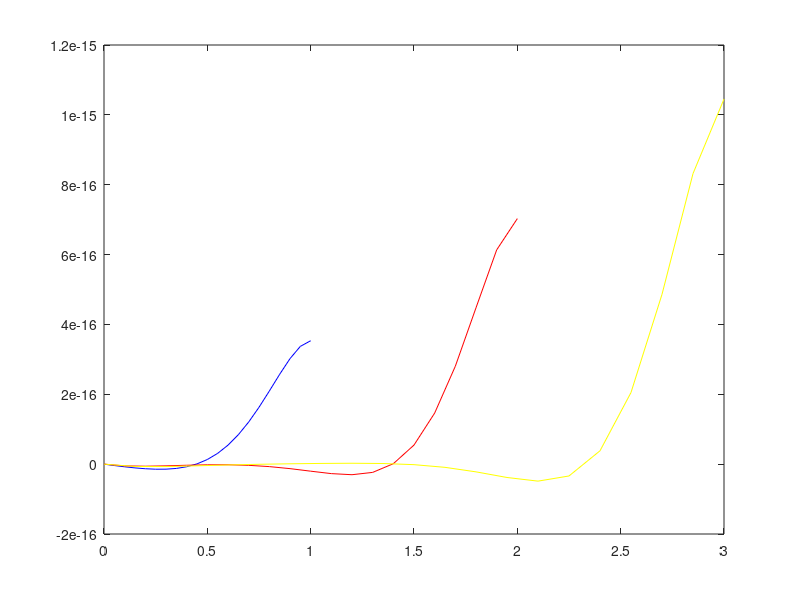

The MATLAB script that drew this image:
clear;
clc;
% given data
P=4905;
L1=1.5;
b=150e-3;
h=75e-3;
t=3.18e-3;
E=196.2e9;
V=0.27;
E1=E/(1-V^2);
G=76.9e9;
Ne=20 ; 
Le1=L1/Ne;
%Element stiffness matrix
a1=(t*b^2*h)/2 + (t*b*h^2)/2;
a2=(b*t^3)/6 + (h*t^3)/6;
a3=(b^2*h*t)/2 - (b*h^2*t)/2;
a4=0;
a5=0;
a6=(t*b^2*h)/2 + (t*b*h^2)/2;
a7=(t*b^3*h^2)/24 + (t*b^2*h^3)/24;
a8=(2*b^2*h^2*t)/(b + h);
a9=(b^2*h*t)/2 - (b*h^2*t)/2;
a10=0;
a11=(2*b^2*h^3*t)/(b + h)^2 + (2*b^3*h^2*t)/(b + h)^2;
a12=(2*b*t^3*(b^2 + 5*h^2))/(15*(b + h)^2) + (2*h*t^3*(5*b^2 + h^2))/(15*(b + h)^2);
a13=(8*b*t^3)/(b + h)^2 + (8*h*t^3)/(b + h)^2;
ke=zeros(6);
ke(1,1)=G/Le1*(a1+a2);
ke(1,2)=-G*a3/2;
ke(1,3)=G/Le1*(a4-a5);
ke(1,4)=-G/Le1*(a1+a2);
ke(1,5)=-G*a3/2;
ke(1,6)=G/Le1*(a5-a4);
ke(2,2)=Le1*G*a6/3+E1*a7/Le1;
ke(2,3)=-G*a8/2;
ke(2,4)=G*a9-G*a9/2;
ke(2,5)=G*Le1*a6/6-E1*a7/Le1;
ke(2,6)=G*a8/2;
ke(3,3)=G/Le1*a11+G/Le1*a12+E1*Le1*a13/3;
ke(3,4)=G/Le1*(a5-a4);
ke(3,5)=-G*a8/2;
ke(3,6)=-G/Le1*a11-G/Le1*a12+E1*Le1*a13/6;
ke(4,4)=G/Le1*(a1+a2);
ke(4,5)=G*a3/2;
ke(4,6)=G/Le1*(a4-a5);
ke(5,5)=E1/Le1*a7+Le1*G*a6/3;
ke(5,6)=G*a8/2;
ke(6,6)=G/Le1*a11+G/Le1*a12+E1*Le1*a13/3;
for i=2:6
    for j=1:i-1
        ke(i,j)=ke(j,i);
    end
end
%Global stiffness matrix
Kg=zeros(3*(Ne+1),3*(Ne+1));
 s=0;
for n=1:Ne
    for i=1:6
        for j=1:6
            Kg(i+s,j+s)= Kg(i+s,j+s)+ke(i,j);
        end 
    end
    s=s+3;
end
%calculate dof
Kbig =  mean(diag(Kg))*1e8;
F=zeros(3*(Ne+1),1);
F(3*Ne+3,1)=F(3*Ne+3,1)+P*t*h*b;
F(3*Ne+1,1)=F(3*Ne+1,1)+P*t*h*b;
Kg(1,1)=Kg(1,1)+Kbig;
Kg(2,2)=Kg(2,2)+Kbig;
Kg(3,3)=Kg(3,3)+Kbig;
Kg(3*Ne+3,3*Ne+3)=Kg(3*Ne+3,3*Ne+3)+Kbig;
Kg(3*Ne+2,3*Ne+2)=Kg(3*Ne+2,3*Ne+2)+Kbig;
Kg(3*Ne+1,3*Ne+1)=Kg(3*Ne+1,3*Ne+1)+Kbig;

Dof= Kg\F;
ror=zeros(Ne+1,1);
for i=1:(Ne+1)
    ror(i)=Dof(3*i-2);
end
distor1=zeros(Ne+1,1);
for i=1:(Ne+1)
    distor1(i)=Dof(3*i);
end


L2=3;
b=150e-3;
h=75e-3;
t=3.18e-3;
E=196.2e9;
V=0.27;
E1=E/(1-V^2);
G=76.9e9;
Ne=20 ; 
Le2=L2/Ne;
%Element stiffness matrix
a1=(t*b^2*h)/2 + (t*b*h^2)/2;
a2=(b*t^3)/6 + (h*t^3)/6;
a3=(b^2*h*t)/2 - (b*h^2*t)/2;
a4=0;
a5=0;
a6=(t*b^2*h)/2 + (t*b*h^2)/2;
a7=(t*b^3*h^2)/24 + (t*b^2*h^3)/24;
a8=(2*b^2*h^2*t)/(b + h);
a9=(b^2*h*t)/2 - (b*h^2*t)/2;
a10=0;
a11=(2*b^2*h^3*t)/(b + h)^2 + (2*b^3*h^2*t)/(b + h)^2;
a12=(2*b*t^3*(b^2 + 5*h^2))/(15*(b + h)^2) + (2*h*t^3*(5*b^2 + h^2))/(15*(b + h)^2);
a13=(8*b*t^3)/(b + h)^2 + (8*h*t^3)/(b + h)^2;
ke=zeros(6);
ke(1,1)=G/Le2*(a1+a2);
ke(1,2)=-G*a3/2;
ke(1,3)=G/Le2*(a4-a5);
ke(1,4)=-G/Le2*(a1+a2);
ke(1,5)=-G*a3/2;
ke(1,6)=G/Le2*(a5-a4);
ke(2,2)=Le2*G*a6/3+E1*a7/Le2;
ke(2,3)=-G*a8/2;
ke(2,4)=G*a9-G*a9/2;
ke(2,5)=G*Le2*a6/6-E1*a7/Le2;
ke(2,6)=G*a8/2;
ke(3,3)=G/Le2*a11+G/Le2*a12+E1*Le2*a13/3;
ke(3,4)=G/Le2*(a5-a4);
ke(3,5)=-G*a8/2;
ke(3,6)=-G/Le2*a11-G/Le2*a12+E1*Le2*a13/6;
ke(4,4)=G/Le2*(a1+a2);
ke(4,5)=G*a3/2;
ke(4,6)=G/Le2*(a4-a5);
ke(5,5)=E1/Le2*a7+Le2*G*a6/3;
ke(5,6)=G*a8/2;
ke(6,6)=G/Le2*a11+G/Le2*a12+E1*Le2*a13/3;
for i=2:6
    for j=1:i-1
        ke(i,j)=ke(j,i);
    end
end
%Global stiffness matrix
Kg=zeros(3*(Ne+1),3*(Ne+1));
 s=0;
for n=1:Ne
    for i=1:6
        for j=1:6
            Kg(i+s,j+s)= Kg(i+s,j+s)+ke(i,j);
        end 
    end
    s=s+3;
end
%calculate dof
Kbig =  mean(diag(Kg))*1e8;
F=zeros(3*(Ne+1),1);
F(3*Ne+3,1)=F(3*Ne+3,1)+P*t*h*b;
F(3*Ne+1,1)=F(3*Ne+1,1)+P*t*h*b;
Kg(1,1)=Kg(1,1)+Kbig;
Kg(2,2)=Kg(2,2)+Kbig;
Kg(3,3)=Kg(3,3)+Kbig;
Kg(3*Ne+3,3*Ne+3)=Kg(3*Ne+3,3*Ne+3)+Kbig;
Kg(3*Ne+2,3*Ne+2)=Kg(3*Ne+2,3*Ne+2)+Kbig;
Kg(3*Ne+1,3*Ne+1)=Kg(3*Ne+1,3*Ne+1)+Kbig;
Dof= Kg\F;
ror=zeros(Ne+1,1);
for i=1:(Ne+1)
    ror(i)=Dof(3*i-2);
end
distor2=zeros(Ne+1,1);
for i=1:(Ne+1)
    distor2(i)=Dof(3*i);
end



L3=4.5;
b=150e-3;
h=75e-3;
t=3.18e-3;
E=196.2e9;
V=0.27;
E1=E/(1-V^2);
G=76.9e9;
Ne=20 ; 
Le3=L3/Ne;
%Element stiffness matrix
a1=(t*b^2*h)/2 + (t*b*h^2)/2;
a2=(b*t^3)/6 + (h*t^3)/6;
a3=(b^2*h*t)/2 - (b*h^2*t)/2;
a4=0;
a5=0;
a6=(t*b^2*h)/2 + (t*b*h^2)/2;
a7=(t*b^3*h^2)/24 + (t*b^2*h^3)/24;
a8=(2*b^2*h^2*t)/(b + h);
a9=(b^2*h*t)/2 - (b*h^2*t)/2;
a10=0;
a11=(2*b^2*h^3*t)/(b + h)^2 + (2*b^3*h^2*t)/(b + h)^2;
a12=(2*b*t^3*(b^2 + 5*h^2))/(15*(b + h)^2) + (2*h*t^3*(5*b^2 + h^2))/(15*(b + h)^2);
a13=(8*b*t^3)/(b + h)^2 + (8*h*t^3)/(b + h)^2;
ke=zeros(6);
ke(1,1)=G/Le3*(a1+a2);
ke(1,2)=-G*a3/2;
ke(1,3)=G/Le3*(a4-a5);
ke(1,4)=-G/Le3*(a1+a2);
ke(1,5)=-G*a3/2;
ke(1,6)=G/Le3*(a5-a4);
ke(2,2)=Le3*G*a6/3+E1*a7/Le3;
ke(2,3)=-G*a8/2;
ke(2,4)=G*a9-G*a9/2;
ke(2,5)=G*Le3*a6/6-E1*a7/Le3;
ke(2,6)=G*a8/2;
ke(3,3)=G/Le3*a11+G/Le3*a12+E1*Le3*a13/3;
ke(3,4)=G/Le3*(a5-a4);
ke(3,5)=-G*a8/2;
ke(3,6)=-G/Le3*a11-G/Le3*a12+E1*Le3*a13/6;
ke(4,4)=G/Le3*(a1+a2);
ke(4,5)=G*a3/2;
ke(4,6)=G/Le3*(a4-a5);
ke(5,5)=E1/Le3*a7+Le3*G*a6/3;
ke(5,6)=G*a8/2;
ke(6,6)=G/Le3*a11+G/Le3*a12+E1*Le3*a13/3;
for i=2:6
    for j=1:i-1
        ke(i,j)=ke(j,i);
    end
end
%Global stiffness matrix
Kg=zeros(3*(Ne+1),3*(Ne+1));
 s=0;
for n=1:Ne
    for i=1:6
        for j=1:6
            Kg(i+s,j+s)= Kg(i+s,j+s)+ke(i,j);
        end 
    end
    s=s+3;
end
%calculate dof
Kbig =  mean(diag(Kg))*1e8;
F=zeros(3*(Ne+1),1);
F(3*Ne+3,1)=F(3*Ne+3,1)+P*t*h*b;
F(3*Ne+1,1)=F(3*Ne+1,1)+P*t*h*b;
Kg(1,1)=Kg(1,1)+Kbig;
Kg(2,2)=Kg(2,2)+Kbig;
Kg(3,3)=Kg(3,3)+Kbig;
Kg(3*Ne+3,3*Ne+3)=Kg(3*Ne+3,3*Ne+3)+Kbig;
Kg(3*Ne+2,3*Ne+2)=Kg(3*Ne+2,3*Ne+2)+Kbig;
Kg(3*Ne+1,3*Ne+1)=Kg(3*Ne+1,3*Ne+1)+Kbig;
Dof= Kg\F;

ror=zeros(Ne+1,1);
for i=1:(Ne+1)
    ror(i)=Dof(3*i-2);
end

distor3=zeros(Ne+1,1);
for i=1:(Ne+1)
    distor3(i)=Dof(3*i);
end

Length1=0:Le1:L1;
Length2=0:Le2:L2;
Length3=0:Le3:L3;
plot( Length1/L1,distor1,'blue',Length2/L1,distor2,'red',Length3/L1,distor3,'yellow')
%plot( Length,ror,'blue')
  